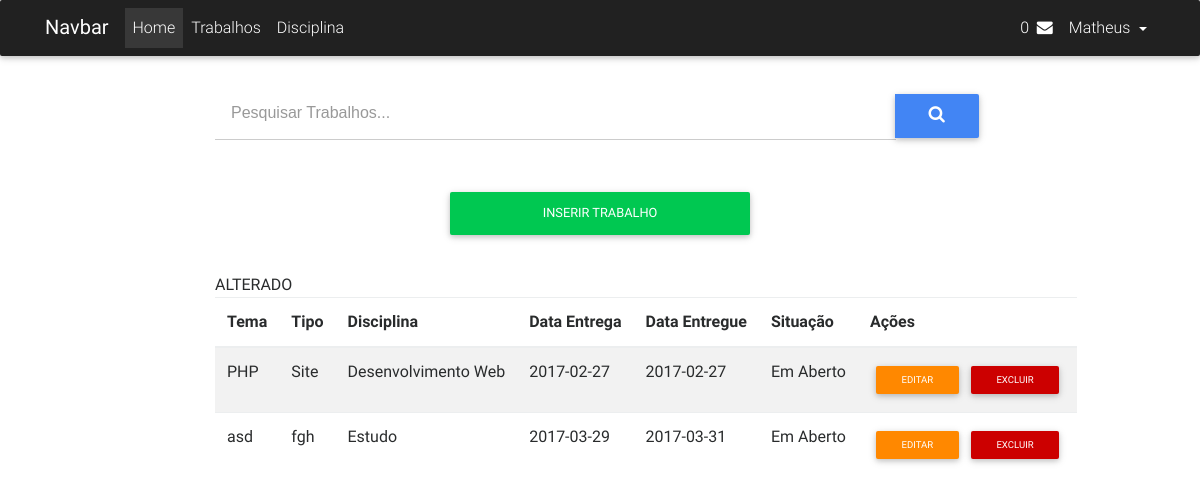
The page /trabalhos.php (signed in) on the database its author committed.
### tables this page shows
CREATE TABLE `tb_trabalho` (
  `cod_trabalho` int(11) NOT NULL,
  `cod_aluno` int(11) NOT NULL,
  `tipo` varchar(50) NOT NULL,
  `tema` varchar(50) NOT NULL,
  `disciplina` varchar(30) NOT NULL,
  `situacao` varchar(20) NOT NULL DEFAULT 'Em Aberto',
  `data_entrega` date NOT NULL,
  `data_entregue` date NOT NULL DEFAULT '0000-00-00'
);

### trabalhos.php (the view, shortened to what this page needs)
<?php
    if($_SESSION['slogin'] && $_SESSION['smatricula']){
        $matricula = $_SESSION['smatricula'];
    }else{
        unset($_SESSION['slogin']);
        unset($_SESSION['smatricula']);
        SESSION_DESTROY();
        header('Location: index.html');
    }
    include_once 'common/header.php';
    include_once 'common/nav.php';
    ?>
    <div class="container-fluid">
        <div class="row">
            <div class="col-md-2 mt-2"></div>
            <div class="col-md-8 mt-2">
                <div class="md-form input-group">
                    <input type="search" class="form-control" placeholder="Pesquisar Trabalhos..."> <span class="input-group-btn">
                <button class="btn btn-primary btn-sg" type="button"><i class="fa fa-search" aria-hidden="true"></i></button>
                </span> </div>
            </div>
            <div class="col-md-2 mt-2"></div>
        </div>
        <div class="row">
            <div class="col-md-2"></div>
            <div class=" mx-auto"> <a href="#" data-toggle="modal" data-target="#AddModal" class="btn btn-success btn-sg pull-right table-responsive" style="width: 300px;">Inserir Trabalho</a> </div>
            <div class="col-md-2"></div>
        </div>
        <?php
    $trabalhos = mysqli_query($conn, "SELECT * FROM tb_trabalho WHERE cod_aluno = '$matricula'");
    $linha = mysqli_num_rows($trabalhos);
    if($linha > 0){
    ?>
            <div class="row">
                <div class="col-md-2  mt-2"></div>
                <div class="col-md-10 col-md-offset-2 mx-auto mt-2">
                    <table class="table table-striped table-responsive" cellspacing="0" cellpadding="0">
                        <thead colspan="5">
                            <tr>
                                <th>Tema</th>
                                <th>Tipo</th>
                                <th>Disciplina</th>
                                <th>Data Entrega</th>
                                <th>Data Entregue</th>
                                <th>Situação</th>
                                <th>Ações</th>
                            </tr>
                        </thead>
                        <tbody>
                            <?php
                        $disciplina = mysqli_query($conn, "SELECT DISTINCT disciplina FROM tb_trabalho");
                        while($mostra_disc = mysqli_fetch_array($disciplina)){
                        $disc = $mostra_disc['disciplina'];
                         $pesquisa_trab = mysqli_query($conn, "SELECT * FROM tb_trabalho WHERE disciplina = '$disc'");
                            while($mostra_trab = mysqli_fetch_array($pesquisa_trab)){
                            ?>
                                <tr>
                                    <td >
                                        <?php echo $tema = $mostra_trab['tema']; ?>
                                    </td>
                                    <td>
                                        <?php echo  $tipo = $mostra_trab['tipo']; ?>
                                    </td>
                                    <td>
                                        <?php echo $disc = $mostra_trab['disciplina']; ?>
                                    </td>
                                    <td>
                                        <?php echo $data_entrega = $mostra_trab['data_entrega']; ?>
                                    </td>
                                    <td>
                                        <?php echo $data_entregue = $mostra_trab['data_entregue']; ?>
                                    </td>
                                    <td>
                                        <?php echo $situacao = $mostra_trab['situacao']; ?>
                                    </td>
                                    <td class="actions"><a class="btn btn-warning btn-sm" id="editBtn" href="#" data-toggle="modal" data-target="#editModal">Editar</a><a class="btn btn-danger btn-sm" href="#" data-toggle="modal" data-target="#deleteModal">Excluir</a></td>
                                </tr>
                                <?php }} ?>
                        </tbody>
                        <div id="titulo">ALTERADO</div>
                    </table>
                </div>
            </div>
            <?php
    }else{
        echo "Não Existem Trabalhos Disponiveis";
    }
    ?>
    </div>
    <?php
        include_once 'common/footer.php';
    ?>

### assets/css/style.css (style rules this page uses)
html, body, .view { height: 100%; }

### rows shown on the page
tb_trabalho: tema "PHP", tipo "Site", disciplina "Desenvolvimento Web", data_entrega "2017-02-27", data_entregue "2017-02-27", situacao "Em Aberto"
tb_trabalho: tema "asd", tipo "fgh", disciplina "Estudo", data_entrega "2017-03-29", data_entregue "2017-03-31", situacao "Em Aberto"

### other values the page prints
$trabalhos "0"
$logado "Matheus"
